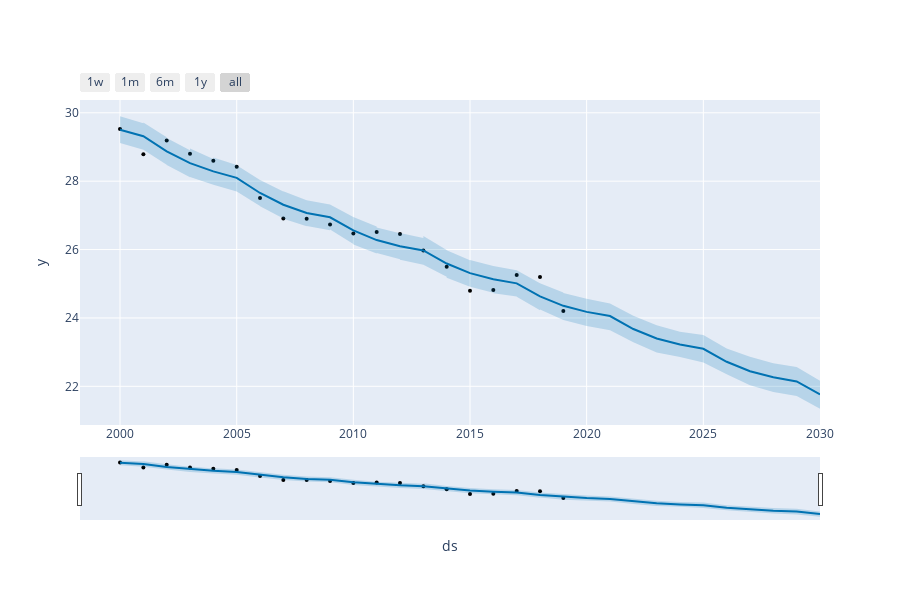

The notebook cell saved with this chart:
### Code cell
anio2000 = 2000
anio2000 = pd.to_datetime(anio2000,format='%Y')
forecast=regresion.predict(future)
plot_plotly(regresion,forecast[forecast.ds >= anio2000])
